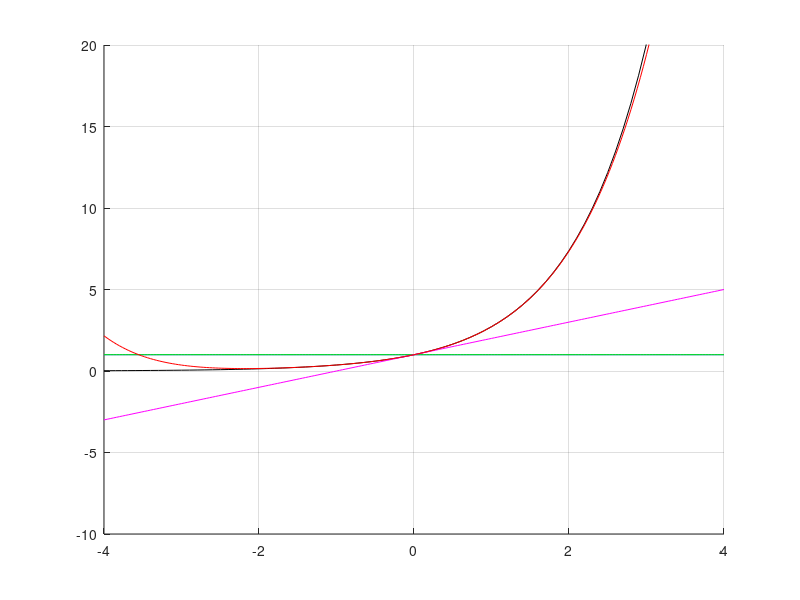

Reproduce this figure in MATLAB.
function picard
    clc
    Xmin=-4;
    Xmax=4;
    x0=0;
    y0=1;
    function z=ff(x,y)
        z=y;
    end
    hold on
    grid on
    axis([Xmin,Xmax,-10,20])
    [T,Y]=ode45(@ff,[x0,Xmax],y0);
    [T1,Y1]=ode45(@ff,[x0,Xmin],y0);
    plot(T,Y,'k',T1,Y1,'k')
    x=x0:(Xmin-x0)/100:Xmin;
    xx=x0:(Xmax-x0)/100:Xmax;
    y_0=y0*ones(1,length(x));
    yy_0=y0*ones(1,length(xx));
    plot(x,y_0,'b',xx,yy_0,'b')
    N=7;
    z=y_0;
    zz=yy_0;
    for k = 1:N
        y_k=y0+cumtrapz(x,ff(x,z));
        yy_k=y0+cumtrapz(xx,ff(xx,zz));
        if k == 1
            plot(x,z,'g',xx,zz,'g')
        elseif k == 2
            plot(x,z,'m',xx,zz,'m')
        elseif k == 7
            plot(x,z,'r',xx,zz,'r')
        end
        z=y_k;
        zz=yy_k;
    end 
end
